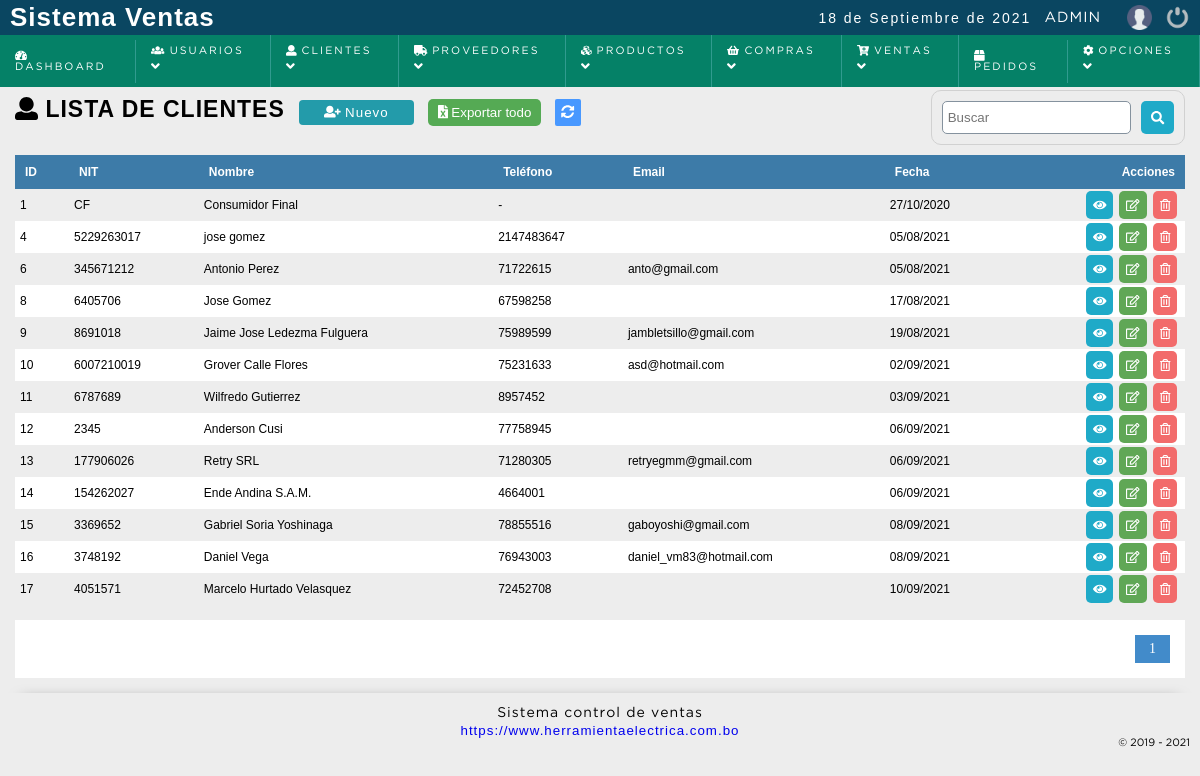
Before: /sistema/clientes/clientes.php (signed in) with the older database file.
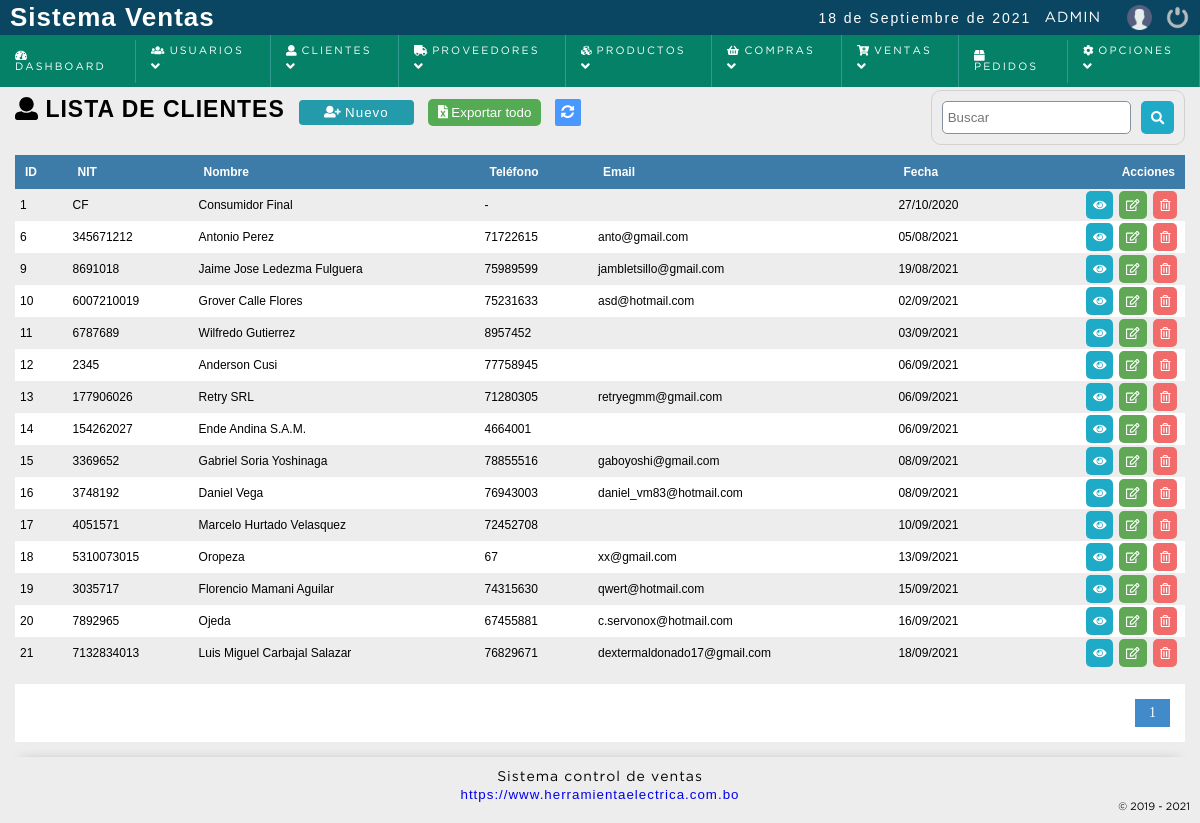
After: the same page with the newer database file.
### tables this page shows
CREATE TABLE `cliente` (
  `idcliente` int(11) NOT NULL,
  `nit` varchar(20) NOT NULL,
  `nombre` varchar(80) DEFAULT NULL,
  `telefono` int(11) DEFAULT NULL,
  `correo` varchar(100) NOT NULL,
  `clave` varchar(255) NOT NULL,
  `cod_temp` varchar(200) NOT NULL,
  `direccion` text DEFAULT NULL,
  `dateadd` datetime NOT NULL DEFAULT current_timestamp(),
  `usuario_id` int(11) NOT NULL,
  `estatus` int(11) NOT NULL DEFAULT 1
);

### sistema/includes/functions.php (called while the page is built, shortened)
<?php
	function decrypt($string, $key) {
	   $result = '';
	   $string = base64_decode($string);
	   for($i=0; $i<strlen($string); $i++) {
	      $char = substr($string, $i, 1);
	      $keychar = substr($key, ($i % strlen($key))-1, 1);
	      $char = chr(ord($char)-ord($keychar));
	      $result.=$char;
	   }
	   return $result;
	}
 ?>

### sistema/clientes/clientes.php (the view, shortened to what this page needs)
<?php
	include "../../conexion.php";
	$sql_registe = mysqli_query($conection,"SELECT COUNT(*) as total_registro FROM cliente WHERE estatus = 1 ");
	$result_register = mysqli_fetch_array($sql_registe);
	$total_registro = $result_register['total_registro'];
	$por_pagina = 150;
	if(empty($_GET['pagina']))
	{
		$pagina = 1;
	}else{
		$pagina = $_GET['pagina'];
	}
	$desde = ($pagina-1) * $por_pagina;
	$total_paginas = ceil($total_registro / $por_pagina);
	$query = mysqli_query($conection,"SELECT idcliente,nit,nombre,telefono,correo,correo, DATE_FORMAT(dateadd, '%d/%m/%Y') as fecha FROM cliente
									  WHERE estatus = 1 ORDER BY idcliente ASC LIMIT $desde,$por_pagina
		");
 ?>
<!DOCTYPE html>
<html lang="en">
<head>
	<?php include "../includes/scripts.php"; ?>
</head>
<body>
	<?php include "../includes/header.php"; ?>
	<section id="container">
		<h1><i class="fas fa-user"></i> Lista de clientes</h1>
		<a href="registro_cliente.php" class="btn_new"><i class="fas fa-user-plus"></i> Nuevo </a>
		<?php
		if($_SESSION['rol'] == 1 OR $_SESSION['rol'] == 2)
		{
			if($result > 0){
		 ?>
		<form action="exportar.php" method="post" class="formExport" >
			<button type="submit" class="bntExport"> <i class="fas fa-file-excel"></i> Exportar todo</button>
		</form>
		<?php } } ?>
		<a href="index.php" class="btnRefresh"><i class="fas fa-sync-alt" title="Actualizar"></i></a>
		<form action="buscar_cliente.php" method="get" class="form_search">
			<input type="text" name="busqueda" id="busqueda" placeholder="Buscar">
			<button type="submit" class="btn_search"><i class="fas fa-search"></i></button>
		</form>
	<div class="containerTable">
		<table>
			<tr>
				<th>ID</th>
				<th><?= strtoupper(IDENTIFICACION_TRIBUTARIA); ?></th>
				<th>Nombre</th>
				<th>Teléfono</th>
				<th>Email</th>
				<th>Fecha</th>
				<th class="textright">Acciones</th>
			</tr>
		<?php
			if($result > 0){
				while ($data = mysqli_fetch_array($query)) {
					if($data["nit"] == 0)
					{
						$nit = 'C/F';
					}else{
						$nit = $data["nit"];
					}
			?>
				<tr id="item_<?php echo $data["idcliente"]; ?>">
					<td><?php echo $data["idcliente"]; ?></td>
					<td><?php echo $nit; ?></td>
					<td><?php echo $data["nombre"]; ?></td>
					<td><?php echo ($data["telefono"] != 0 ) ? $data["telefono"] : '-'; ?></td>
					<td><?php echo $data["correo"]; ?></td>
					<td><?php echo $data["fecha"]; ?></td>
					<td class="textright">
						<div class="div_acciones">
							<div>
								<a href="#" class="btn_view btnInfoCliente" title="Ver datos"><i class="fas fa-eye"></i></a>
							</div>
							<div>
								<a class="btn_edit" href="editar_cliente.php?id=<?php echo $data["idcliente"]; ?>" title="Editar"><i class="far fa-edit"></i></a>
							</div>
							<?php if($_SESSION['rol'] == 1 || $_SESSION['rol'] == 2){ ?>
							<div>
								<a class="btn_del" href="eliminar_confirmar_cliente.php?id=<?php echo $data["idcliente"]; ?>" title="Eliminar"><i class="far fa-trash-alt"></i></a>
							</div>
							<?php } ?>
						</div>
					</td>
				</tr>
		<?php
				}
			}else{
				echo '<tr><td colspan="7" align="center"><p><strong>No hay datos para mostrar</strong></p></td></tr>';
			}
		 ?>
		</table>
	</div>
	<?php
	if($total_registro != 0)
		{
	 ?>
		<div class="paginador">
			<ul>
			<?php
				for ($i=1; $i <= $total_paginas; $i++) {
					if($i == $pagina)
					{
						echo '<li class="pageSelected">'.$i.'</li>';
					}else{
						echo '<li><a href="?pagina='.$i.'">'.$i.'</a></li>';
					}
				}
			 ?>
			</ul>
		</div>
	<?php } ?>
	</section>
	<?php include "../includes/footer.php"; ?>
</body>
</html>

Changed rows visible on the page:
no longer on this page (row edited): cliente: idcliente "4", nit "5229263017", nombre "jose gomez", telefono "2147483647", fecha "05/08/2021"
no longer on this page (row edited): cliente: idcliente "8", nit "6405706", nombre "Jose Gomez", telefono "67598258", fecha "17/08/2021"
added cliente: idcliente "18", nit "5310073015", nombre "Oropeza", telefono "67", correo "xx@gmail.com", fecha "13/09/2021"
added cliente: idcliente "19", nit "3035717", nombre "Florencio Mamani Aguilar", telefono "74315630", correo "qwert@hotmail.com", fecha "15/09/2021"
added cliente: idcliente "20", nit "7892965", nombre "Ojeda", telefono "67455881", correo "c.servonox@hotmail.com", fecha "16/09/2021"
added cliente: idcliente "21", nit "7132834013", nombre "Luis Miguel Carbajal Salazar", telefono "76829671", correo "dextermaldonado17@gmail.com", fecha "18/09/2021"
